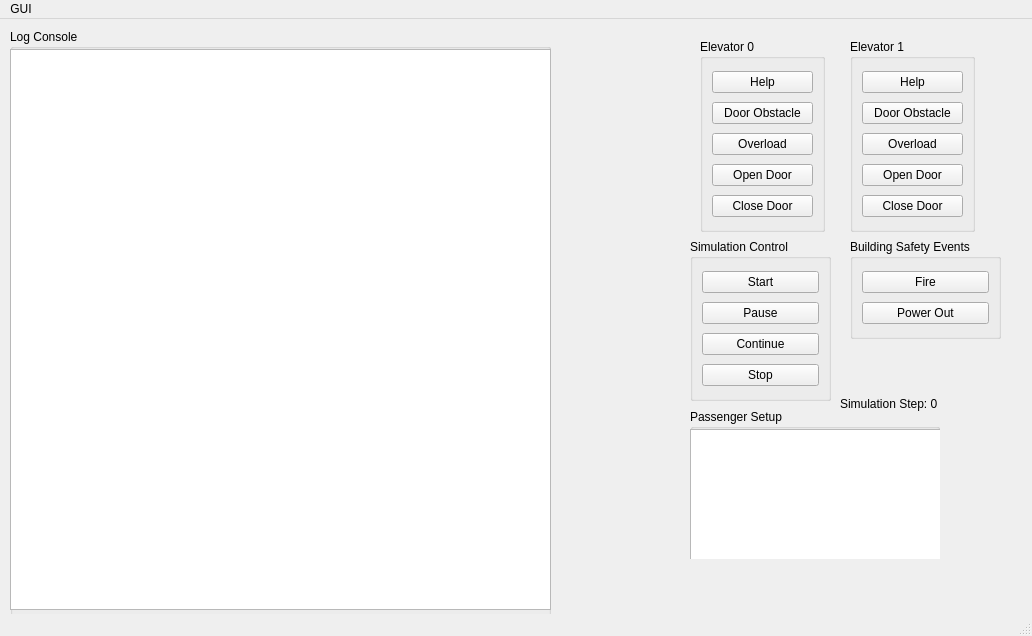
<?xml version="1.0" encoding="UTF-8"?>
<ui version="4.0">
 <class>MainWindow</class>
 <widget class="QMainWindow" name="MainWindow">
  <property name="geometry">
   <rect>
    <x>0</x>
    <y>0</y>
    <width>1032</width>
    <height>636</height>
   </rect>
  </property>
  <property name="windowTitle">
   <string>Elevator System Simulation</string>
  </property>
  <widget class="QWidget" name="centralwidget">
   <widget class="QGroupBox" name="passengerSetup">
    <property name="geometry">
     <rect>
      <x>690</x>
      <y>390</y>
      <width>250</width>
      <height>150</height>
     </rect>
    </property>
    <property name="title">
     <string>Passenger Setup</string>
    </property>
    <widget class="QTextEdit" name="passengerSetupText">
     <property name="geometry">
      <rect>
       <x>0</x>
       <y>20</y>
       <width>256</width>
       <height>192</height>
      </rect>
     </property>
    </widget>
   </widget>
   <widget class="QGroupBox" name="simulationControl">
    <property name="geometry">
     <rect>
      <x>690</x>
      <y>220</y>
      <width>141</width>
      <height>162</height>
     </rect>
    </property>
    <property name="title">
     <string>Simulation Control</string>
    </property>
    <layout class="QVBoxLayout" name="verticalLayout">
     <item>
      <widget class="QPushButton" name="startButton">
       <property name="text">
        <string>Start</string>
       </property>
      </widget>
     </item>
     <item>
      <widget class="QPushButton" name="pauseButton">
       <property name="text">
        <string>Pause</string>
       </property>
      </widget>
     </item>
     <item>
      <widget class="QPushButton" name="continueButton">
       <property name="text">
        <string>Continue</string>
       </property>
      </widget>
     </item>
     <item>
      <widget class="QPushButton" name="stopButton">
       <property name="text">
        <string>Stop</string>
       </property>
      </widget>
     </item>
    </layout>
   </widget>
   <widget class="QGroupBox" name="safetyEvents">
    <property name="geometry">
     <rect>
      <x>850</x>
      <y>220</y>
      <width>151</width>
      <height>100</height>
     </rect>
    </property>
    <property name="title">
     <string>Building Safety Events</string>
    </property>
    <layout class="QVBoxLayout" name="verticalLayout_2">
     <item>
      <widget class="QPushButton" name="fireButton">
       <property name="text">
        <string>Fire</string>
       </property>
      </widget>
     </item>
     <item>
      <widget class="QPushButton" name="powerOutButton">
       <property name="text">
        <string>Power Out</string>
       </property>
      </widget>
     </item>
    </layout>
   </widget>
   <widget class="QGroupBox" name="elevator1Controls">
    <property name="geometry">
     <rect>
      <x>700</x>
      <y>20</y>
      <width>125</width>
      <height>193</height>
     </rect>
    </property>
    <property name="title">
     <string>Elevator 0</string>
    </property>
    <layout class="QVBoxLayout" name="verticalLayout_4">
     <item>
      <widget class="QPushButton" name="elevator1Help">
       <property name="text">
        <string>Help</string>
       </property>
      </widget>
     </item>
     <item>
      <widget class="QPushButton" name="elevator1DoorObstacle">
       <property name="text">
        <string>Door Obstacle</string>
       </property>
      </widget>
     </item>
     <item>
      <widget class="QPushButton" name="elevator1Overload">
       <property name="text">
        <string>Overload</string>
       </property>
      </widget>
     </item>
     <item>
      <widget class="QPushButton" name="elevator1OpenDoor">
       <property name="text">
        <string>Open Door</string>
       </property>
      </widget>
     </item>
     <item>
      <widget class="QPushButton" name="elevator1CloseDoor">
       <property name="text">
        <string>Close Door</string>
       </property>
      </widget>
     </item>
    </layout>
   </widget>
   <widget class="QLabel" name="simulationStepLabel">
    <property name="geometry">
     <rect>
      <x>840</x>
      <y>370</y>
      <width>200</width>
      <height>30</height>
     </rect>
    </property>
    <property name="text">
     <string>Simulation Step: 0</string>
    </property>
   </widget>
   <widget class="QGroupBox" name="logConsole">
    <property name="geometry">
     <rect>
      <x>10</x>
      <y>10</y>
      <width>541</width>
      <height>591</height>
     </rect>
    </property>
    <property name="title">
     <string>Log Console</string>
    </property>
    <widget class="QTextEdit" name="logText">
     <property name="geometry">
      <rect>
       <x>0</x>
       <y>20</y>
       <width>541</width>
       <height>561</height>
      </rect>
     </property>
    </widget>
   </widget>
   <widget class="QGroupBox" name="elevator2Controls">
    <property name="geometry">
     <rect>
      <x>850</x>
      <y>20</y>
      <width>125</width>
      <height>193</height>
     </rect>
    </property>
    <property name="title">
     <string>Elevator 1</string>
    </property>
    <layout class="QVBoxLayout" name="verticalLayout_3">
     <item>
      <widget class="QPushButton" name="elevator2Help">
       <property name="text">
        <string>Help</string>
       </property>
      </widget>
     </item>
     <item>
      <widget class="QPushButton" name="elevator2DoorObstacle">
       <property name="text">
        <string>Door Obstacle</string>
       </property>
      </widget>
     </item>
     <item>
      <widget class="QPushButton" name="elevator2Overload">
       <property name="text">
        <string>Overload</string>
       </property>
      </widget>
     </item>
     <item>
      <layout class="QHBoxLayout" name="horizontalLayout"/>
     </item>
     <item>
      <widget class="QPushButton" name="elevator2OpenDoor">
       <property name="text">
        <string>Open Door</string>
       </property>
      </widget>
     </item>
     <item>
      <widget class="QPushButton" name="elevator2CloseDoor">
       <property name="text">
        <string>Close Door</string>
       </property>
      </widget>
     </item>
    </layout>
   </widget>
  </widget>
  <widget class="QMenuBar" name="menubar">
   <property name="geometry">
    <rect>
     <x>0</x>
     <y>0</y>
     <width>1032</width>
     <height>22</height>
    </rect>
   </property>
   <widget class="QMenu" name="menuGUI">
    <property name="title">
     <string>GUI</string>
    </property>
   </widget>
   <addaction name="menuGUI"/>
  </widget>
  <widget class="QStatusBar" name="statusbar"/>
 </widget>
 <resources/>
 <connections/>
</ui>
